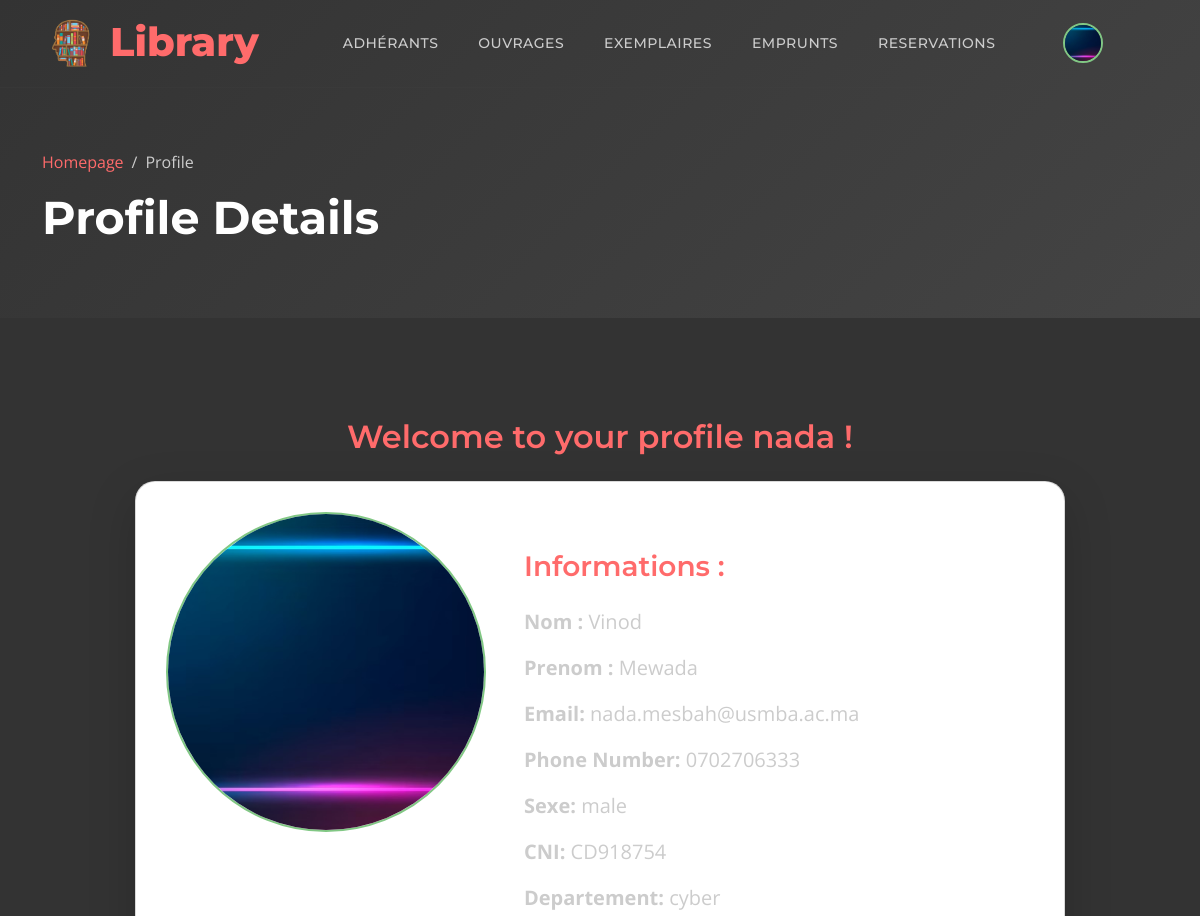
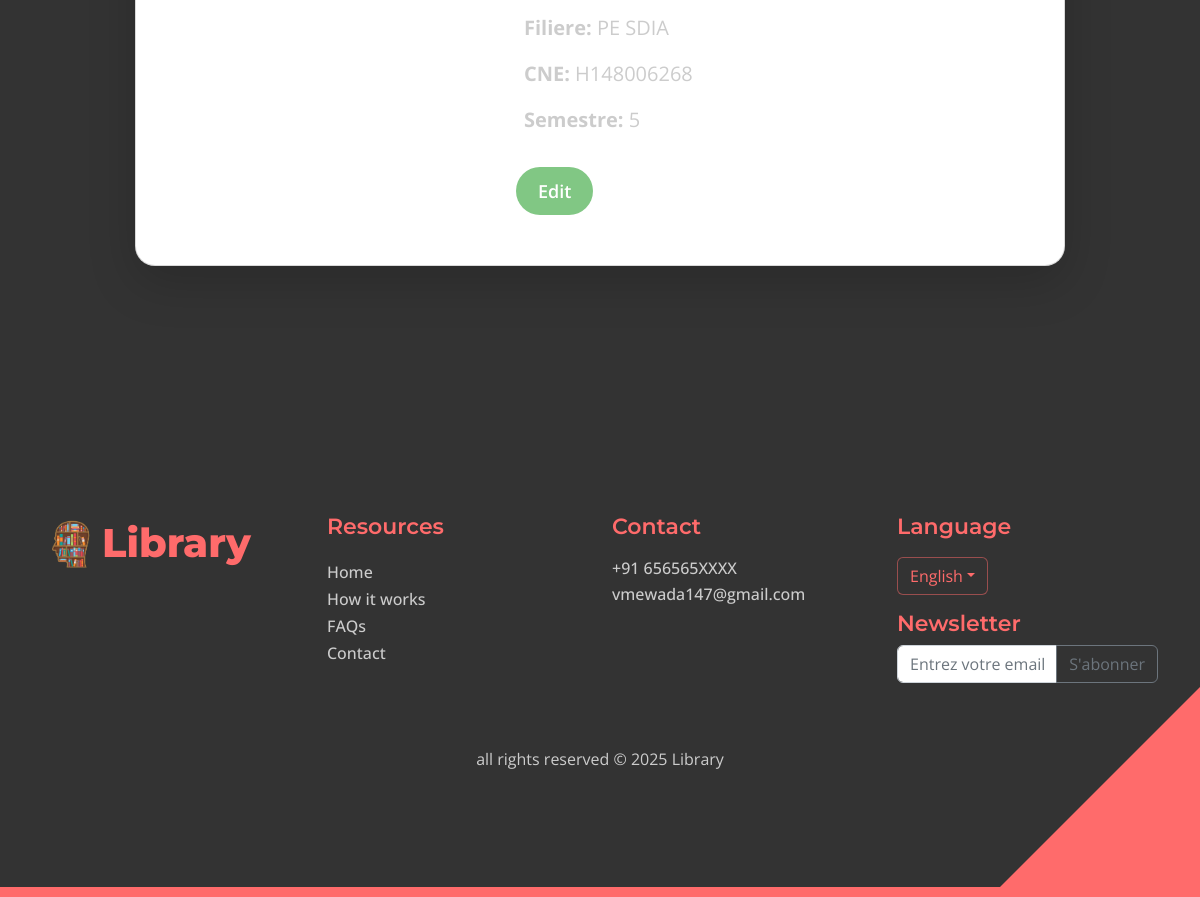
/profile/ (signed in), run on the app's committed database (2 pictures, top to bottom).
### adherants/models.py (models this page shows, shortened)
class Profile(models.Model):
    user = models.OneToOneField(User, on_delete=models.CASCADE, null=True, blank=True)
    prenom = models.CharField(max_length=255, blank=True, null=True)
    nom = models.CharField(max_length=255, blank=True, null=True)
    email = models.EmailField(max_length=500, blank=True, null=True)
    username = models.CharField(max_length=200, blank=True, null=True)
    CNI = models.CharField(max_length=200, blank=True, null=True)
    profile_image = models.ImageField(null=True, blank=True, upload_to='profiles/', default="profiles/user-default.png")
    departement = models.CharField(max_length=200, blank=True, null=True)
    filiere = models.CharField(max_length=200, blank=True, null=True)
    CNE = models.CharField(max_length=200, blank=True, null=True)
    semestre = models.CharField(max_length=200, blank=True, null=True)
    sexe = models.CharField(max_length=200, blank=True, null=True)
    phonenumber = models.CharField(max_length=200, blank=True, null=True)
    created = models.DateTimeField(auto_now_add=True)
    id = models.UUIDField(default=uuid.uuid4, unique=True,
                          primary_key=True, editable=False)
    @property
    def imageURL(self):
        try:
            url = self.profile_image.url
        except:
            url = ''
        return url

### adherants/views.py (the view)
# urls.py: path('profile/', login_required(views.profile), name="profile"),
@login_required
def profile(request):
    profile = request.user.profile
    context = {
        'profile' : profile,
    }
    return render(request, 'adherants/profile.html', context)

### adherants/templates/adherants/profile.html
{% extends "main.html" %}
{% block content %}
<header class="site-header d-flex flex-column justify-content-center align-items-center">
    <div class="container">
        <div class="row align-items-center">
            <div class="col-lg-5 col-12">
                <nav aria-label="breadcrumb">
                    <ol class="breadcrumb">
                        <li class="breadcrumb-item"><a href="{% url 'ouvrages:index' %}">Homepage</a></li>
                        <li class="breadcrumb-item active" aria-current="page">Profile</li>
                    </ol>
                </nav>
                <h2 class="text-white">Profile Details</h2>
            </div>
        </div>
    </div>
</header>
<section class="section-padding section-bg">
    <div class="container">
        <div class="col">
            <div class="col-lg-10 col-12 m-auto">
                <h3 class="mb-4 text-center">Welcome to your profile {{ profile.username }} !</h3>
            </div>
            <div class="col-lg-10 col-12 mx-auto">
                <div class="custom-block custom-block-topics-listing bg-white shadow-lg mb-5">
                    <div class="d-flex">
                        <img src="{{profile.imageURL}}" class="avatar avatar--xl" style="" alt="profile picture">
                        <div class="custom-block-topics-listing-info d-flex">
                            <div>
                                <h4 class="mb-2 p-2">Informations :</h4>
                                <p class="mb-0 p-2"><strong>Nom :</strong> {{profile.nom}}</p>
                                <p class="mb-0 p-2"><strong>Prenom :</strong> {{profile.prenom}}</p>
                                <p class="mb-0 p-2"><strong>Email:</strong> {{ profile.email}}</p>
                                {% if profile.phonenumber%}
                                <p class="mb-0 p-2"><strong>Phone Number:</strong> {{ profile.phonenumber}}</p>
                                {% endif %}
                                {% if profile.sexe%}
                                <p class="mb-0 p-2"><strong>Sexe:</strong> {{ profile.sexe}}</p>
                                {% endif %}
                                {% if profile.CNI%}
                                <p class="mb-0 p-2"><strong>CNI:</strong> {{ profile.CNI}}</p>
                                {% endif %}
                                {% if profile.departement%}
                                <p class="mb-0 p-2"><strong>Departement:</strong> {{ profile.departement}}</p>
                                {% endif %}
                                {% if profile.filiere%}
                                <p class="mb-0 p-2"><strong>Filiere:</strong> {{ profile.filiere}}</p>
                                {% endif %}
                                {% if profile.CNE%}
                                <p class="mb-0 p-2"><strong>CNE: </strong>{{ profile.CNE}}</p>
                                {% endif %}
                                {% if profile.semestre%}
                                <p class="mb-0 p-2"><strong>Semestre:</strong> {{ profile.semestre}}</p>
                                {% endif %}
                                <a href="{% url 'edit-profile'%}" class="btn mybtn mt-3 mt-lg-4">Edit</a>
                            </div>
                        </div>
                    </div>
                </div>
            </div>
        </div>
    </div>
</section>
{% endblock content%}

### templates/navbar.html (shortened to what this page needs)
{% load static %}
<nav class="navbar navbar-expand-lg">
    <div class="container">
        <a class="navbar-brand" href="{% url 'ouvrages:index'%}#section_1">
            <div class="d-flex justify-content-around align-content-center">
                <img src="{% static 'images/logoo.png'%}" class="navbar-logo"/>
                <h6 class="navbar-title">Library</h6>
            </div>
        </a>
        <div class="collapse navbar-collapse" id="navbarNav">
            <ul class="navbar-nav ms-lg-5">
                {% if user.is_staff %}
                <li class="nav-item">
                    <a class="nav-link click-scroll" href="{% url 'profiles'%}">Adhérants</a>
                </li>
                <li class="nav-item">
                    <a class="nav-link click-scroll" href="{% url 'ouvrages:browse'%}">Ouvrages</a>
                </li>
                <li class="nav-item">
                    <a class="nav-link click-scroll" href="{% url 'ouvrages:exemplaires' %}">Exemplaires</a>
                </li>
                <li class="nav-item">
                    <a class="nav-link click-scroll" href="{% url 'ouvrages:emprunt' %}">Emprunts</a>
                </li>
                <li class="nav-item">
                    <a class="nav-link click-scroll" href="{% url 'ouvrages:list_reservations' %}">Reservations</a>
                </li>
                {%endif%}
            </ul>
            <div class="d-none d-lg-block ms-lg-4">
                <div class="nav-item dropdown">
                    {% if user.is_authenticated %}
                        <a href="#" class="ms-lg-4" id="navbarLightDropdownMenuLink" role="button" data-bs-toggle="dropdown" aria-expanded="false">
                            <img src="{{ user.profile.profile_image.url }}" class="avatar avatar-sm nav-link navbar-icon bi-person smoothscroll">
                        </a>
                    {% else %}
                        <a class="nav-link navbar-icon bi-person smoothscroll ms-lg-4" href="#" id="navbarLightDropdownMenuLink" role="button" data-bs-toggle="dropdown" aria-expanded="false">
                        </a>
                    {% endif %}
                </div>
            </div>
        </div>
    </div>
</nav>

### static/css/templatemo-topic-listing.css (style rules this page uses)
:root { --white-color: #CCCCCC; --primary-color: #FF6B6B; --secondary-color: #FFD166; --section-bg-color: #333333; --custom-btn-bg-color: #FF6B6B; --custom-btn-bg-hover-color: #FFD166; --dark-color: #FF6B6B; --p-color: #CCCCCC; --border-color: #444444; --link-hover-color: #FFD166; --body-font-family: 'Open Sans', sans-serif; --title-font-family: 'Montserrat', sans-serif; --h1-font-size: 58px; --h2-font-size: 46px; --h3-font-size: 32px; --h4-font-size: 28px; --h5-font-size: 24px; --h6-font-size: 22px; --p-font-size: 20px; --menu-font-size: 14px; --btn-font-size: 18px; --copyright-font-size: 16px; --border-radius-large: 100px; --border-radius-medium: 20px; --border-radius-small: 10px; --font-weight-normal: 400; --font-weight-medium: 500; --font-weight-semibold: 600; --font-weight-bold: 700; }
body { background-color: #333333; font-family: var(--body-font-family); color: var(--white-color); }
h2, h3, h4, h5, h6 { color: var(--dark-color); }
h1, h2, h3, h4, h5, h6 { font-family: var(--title-font-family); font-weight: var(--font-weight-semibold); }
h2 { font-size: var(--h2-font-size); font-weight: var(--font-weight-bold); }
h3 { font-size: var(--h3-font-size); }
h4 { font-size: var(--h4-font-size); }
h6 { color: var(--primary-color); font-size: var(--h6-font-size); }
p { color: var(--p-color); font-size: var(--p-font-size); font-weight: var(--font-weight-normal); }
ul li { color: var(--p-color); font-size: var(--p-font-size); font-weight: var(--font-weight-normal); }
a, button { touch-action: manipulation; transition: all 0.3s; }
a { display: inline-block; color: var(--primary-color); text-decoration: none; }
b, strong { font-weight: var(--font-weight-bold); }
.section-padding { padding-top: 100px; padding-bottom: 100px; }
.section-bg { background-color: var(--section-bg-color); }
.site-header { background: linear-gradient(135deg, #333333 0%, #444444 100%); padding-top: 150px; padding-bottom: 80px; }
.site-header .container { height: 100%; }
.breadcrumb-item+.breadcrumb-item::before, .breadcrumb-item a:hover, .breadcrumb-item.active { color: var(--white-color); }
.navbar { background: transparent; border-bottom: 1px solid rgba(68, 68, 68, 0.2); z-index: 9; }
.navbar-brand, .navbar-brand:hover { font-size: var(--h3-font-size); font-weight: var(--font-weight-bold); display: block; color: var(--white-color); }
.navbar-expand-lg .navbar-nav .nav-link { border-radius: var(--border-radius-large); margin: 10px; padding: 10px; }
.navbar-nav .nav-link { display: inline-block; color: var(--white-color); font-family: var(--title-font-family); font-size: var(--menu-font-size); font-weight: var(--font-weight-medium); text-transform: uppercase; letter-spacing: 0.5px; position: relative; padding-top: 15px; padding-bottom: 15px; }
.navbar-icon { background: rgba(68, 68, 68, 0.2); border-radius: var(--border-radius-large); display: inline-block; font-size: var(--h5-font-size); width: 40px; height: 40px; line-height: 40px; text-align: center; transition: all 0.3s ease; color: var(--primary-color); border: 1px solid rgba(68, 68, 68, 0.5); }
.custom-block { background-color: #333333; border: 1px solid rgba(68, 68, 68, 0.2); border-radius: var(--border-radius-medium); position: relative; overflow: hidden; padding: 30px; transition: all 0.3s ease; height: 100%; box-shadow: 0 5px 15px rgba(68, 68, 68, 0.3); }
.topics-listing-page .site-header { padding-bottom: 65px; }
.custom-block-topics-listing-info { margin: 30px 20px 20px 30px; }
.custom-block-topics-listing { height: inherit; }

### static/css/style.css (style rules this page uses)
.avatar { border-radius: 50%; border: 2px solid #81C784; object-fit: cover; }
.avatar--xl { height: 20rem; width: 20rem; }
.mybtn { background: #81C784; border: 2px solid transparent; border-radius: 100px; color: #ffffff; font-size: 18px; font-weight: 600; line-height: normal; transition: all 0.3s; padding: 10px 20px; }
.navbar-logo { height: 60px; width: auto; margin-top: auto; margin-right: 0.5rem; }
.navbar-title { margin-top: 0.3rem; font-size: 2.5rem; font-weight: 800; }

### data on the page
Profile: username "nada", imageURL (picture), nom "Vinod", prenom "Mewada", email "nada.mesbah@usmba.ac.ma", phonenumber "0702706333", sexe "male", CNI "CD918754", departement "cyber", filiere "PE SDIA", CNE "H148006268", semestre "5"
